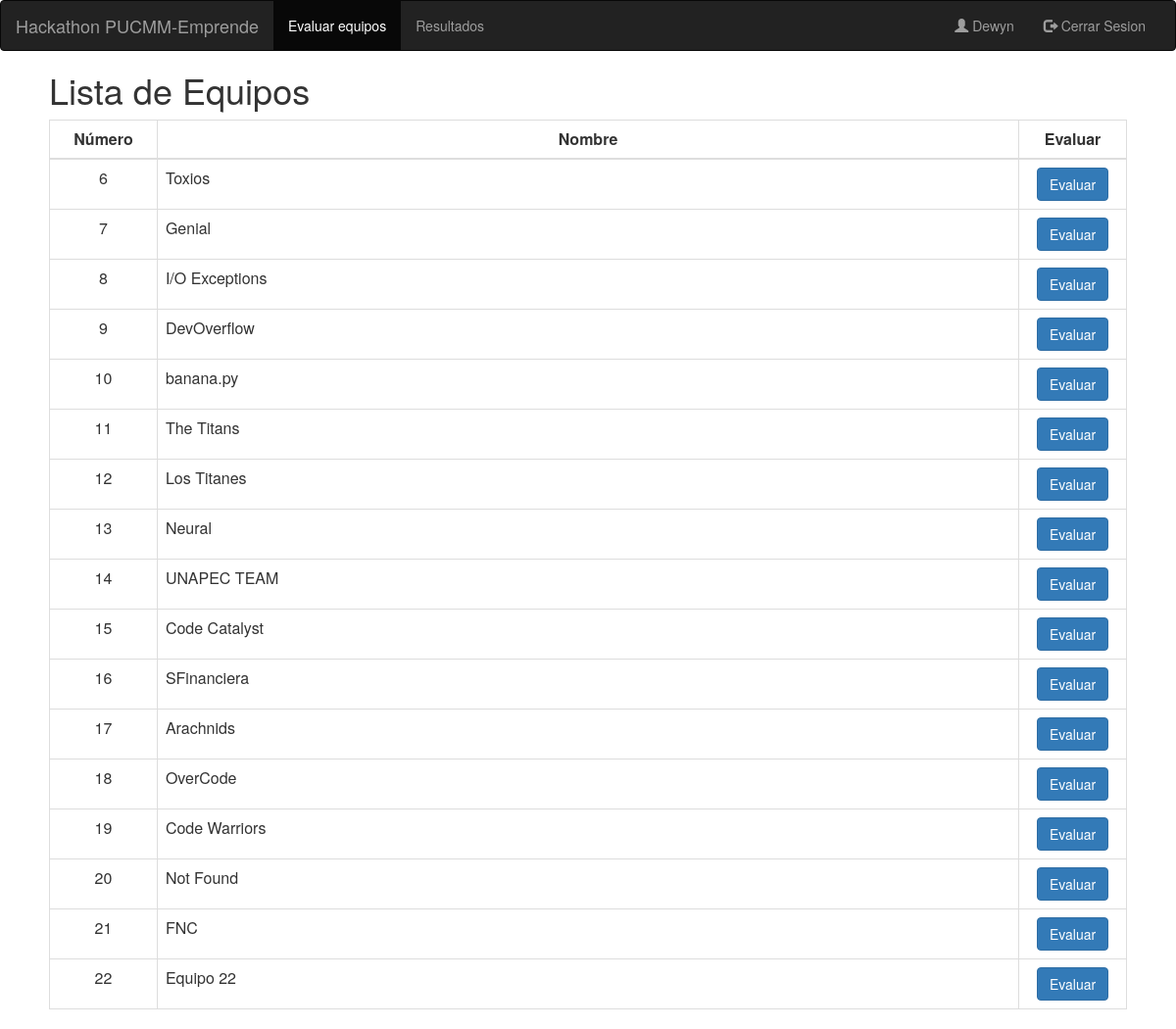
Page /equipos-evaluar/ (signed in) on the earlier database version.
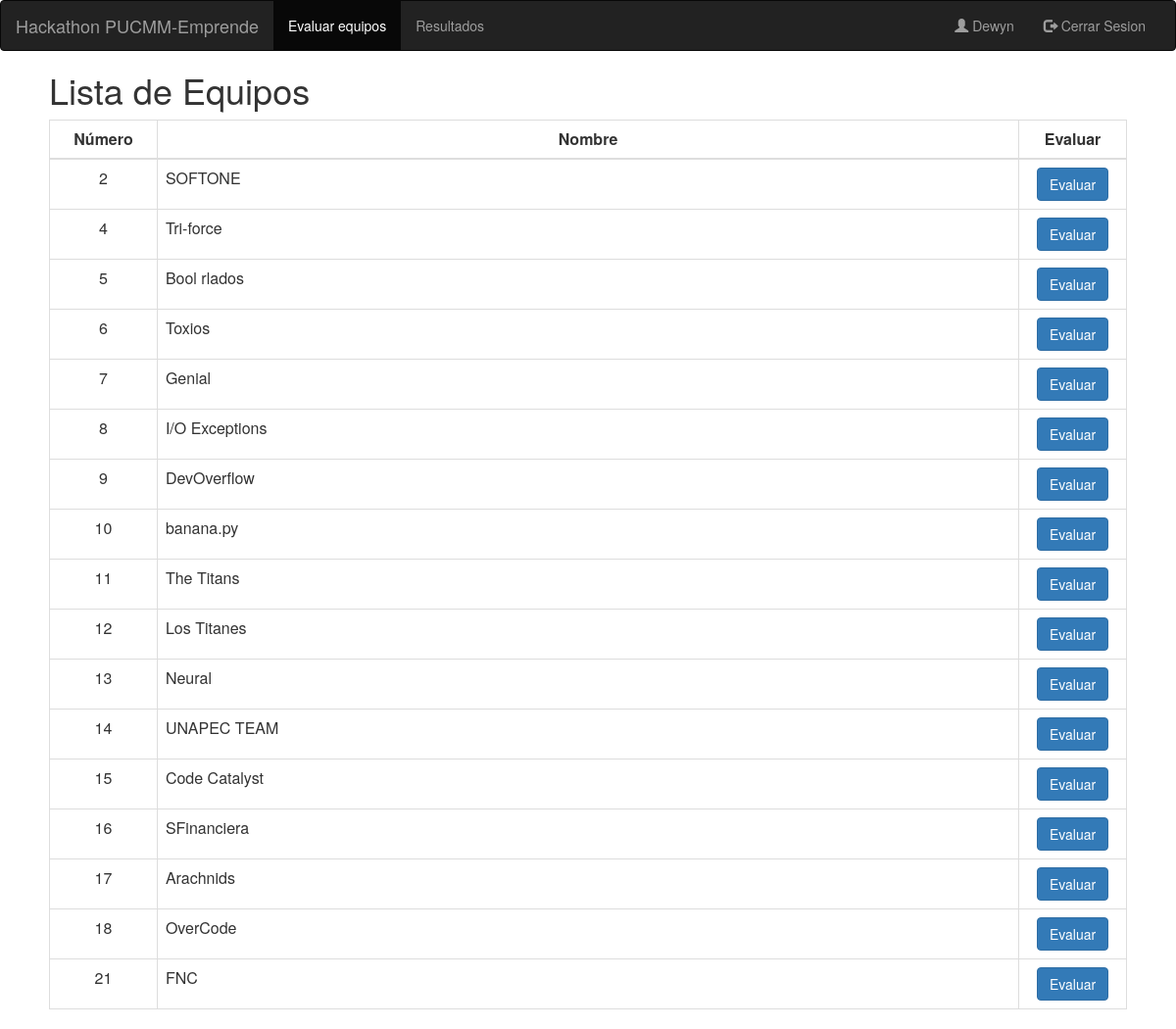
Same page on the later database version.
### evaluacion/models.py (models this page shows, shortened)
class Equipo(models.Model):
    nombre = models.CharField(max_length=15, null=False, blank=False)
    puntuacion = models.IntegerField(default=0)
    habilitado = models.BooleanField(null=False, default=True)

### evaluacion/views.py (the view)
# urls.py: path('equipos-evaluar/', ListaEquiposEvaluar.as_view(), name='equipos-evaluar'),
class ListaEquiposEvaluar(LoginRequiredMixin, ListView):
    model = Equipo
    template_name = 'equipos_list.html'
    queryset = Equipo.objects.filter(habilitado=True)
    paginate_by = 25
    login_url = settings.LOGIN_URL
    def get_context_data(self, *, object_list=None, **kwargs):
        context = super(ListaEquiposEvaluar, self).get_context_data(**kwargs)
        jurado = Jurado.objects.filter(user=self.request.user).first()
        context['jurado'] = jurado
        return context
    def get_queryset(self):
        qs = Equipo.objects.all()
        jurado = Jurado.objects.filter(user=self.request.user).first()
        equipos_evaluados = [e.equipo.id for e in EquipoEvaluado.objects.filter(jurado=jurado)]
        qs = qs.exclude(id__in=equipos_evaluados)
        qs = qs.filter(habilitado=True)
        return qs

### evaluacion/templates/equipos_list.html (shortened to what this page needs)
<html>
{% load bootstrap3 %}
    {% bootstrap_css %}
{% block navbar %}
    <nav class="navbar navbar-inverse">
        <div class="container-fluid">
            <div class="navbar-header">
                <a class="navbar-brand">Hackathon PUCMM-Emprende</a>
            </div>
            <div class="collapse navbar-collapse" id="myNavbar">
                <ul class="nav navbar-nav">
                    <li class="active"><a href="/equipos-evaluar">Evaluar equipos</a></li>
                    <li><a href="/resultados">Resultados</a></li>
                </ul>
                <ul class="nav navbar-nav navbar-right">
                    <li><a href="#"><span class="glyphicon glyphicon-user"></span> {{ user.get_username | capfirst }}
                    </a></li>
                    <li><a href="/logout"><span class="glyphicon glyphicon-log-out"></span> Cerrar Sesion</a></li>
                </ul>
            </div>
        </div>
    </nav>
{% endblock %}
{% block content %}
    <div class="list-group">
        <div style="margin-left: 50px; margin-right: 50px;">
            <h1>Lista de Equipos</h1>
            {% if jurado %}
                {% if object_list %}
                    <table class="table table-bordered">
                        <thead>
                        <tr>
                            <td width="10%" class="text-center"><b>Número</b></td>
                            <td class="text-center"><b>Nombre</b></td>
                            <td class="text-center"><b>Evaluar</b></td>
                        </tr>
                        </thead>
                        <tbody>
                        {% for e in object_list %}
                            <tr>
                                <td class="text-center" width="10%">{{ e.pk }}</td>
                                <td>{{ e.nombre }}</td>
                                <td class="text-center" width="10%"><a class="btn btn-primary" href="equipo/{{ e.id }}">Evaluar</a>
                                </td>
                            </tr>
                        {% endfor %}
                        </tbody>
                    </table>
                {% else %}
                    <h2 class="text-center">TODOS LOS EQUIPOS EVALUADOS</h2>
                {% endif %}
            {% endif %}
        </div>
    </div>
{% endblock %}
</html>

Differences in the rows shown:
no longer on this page (row edited): Equipo: pk "19", nombre "Code Warriors"
no longer on this page (row edited): Equipo: pk "20", nombre "Not Found"
no longer on this page (row edited): Equipo: pk "22", nombre "Equipo 22"
now on this page (row edited): Equipo: pk "2", nombre "SOFTONE"
now on this page (row edited): Equipo: pk "4", nombre "Tri-force"
now on this page (row edited): Equipo: pk "5", nombre "Bool rlados"
